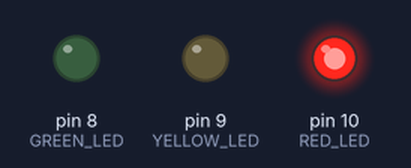
The sketch below on a simulated Arduino Uno, built with avr-gcc and run on an emulated ATmega328P. Parts: output pins drawn as LEDs (lit = HIGH).

Above: at 2.5 s.
At 6.0 s:
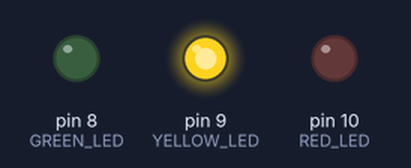
At 8.5 s:
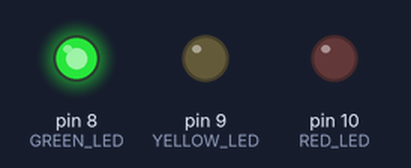
Timing chart, 0 to 13.0 s (numbered marks = the images above):
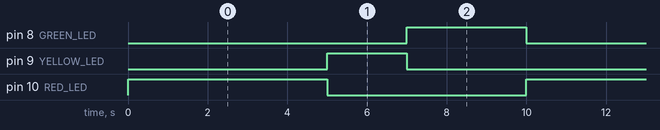

The sketch:

trafficlight3.ino
```cpp
#define RED_LED 10
#define YELLOW_LED 9
#define GREEN_LED 8

void setup() {
  pinMode(RED_LED, OUTPUT);
  pinMode(YELLOW_LED, OUTPUT);
  pinMode(GREEN_LED, OUTPUT);
}

void loop() {
  digitalWrite(RED_LED, HIGH);
  delay(5000);
  digitalWrite(RED_LED, LOW);

  digitalWrite(YELLOW_LED, HIGH);
  delay(2000);
  digitalWrite(YELLOW_LED, LOW);

  digitalWrite(GREEN_LED, HIGH);
  delay(3000);
  digitalWrite(GREEN_LED, LOW);
}


// Connections (Short):
// Red LED: Positive to pin 10 (via 220-ohm resistor), negative to GND.
// Yellow LED: Positive to pin 9 (via 220-ohm resistor), negative to GND.
// Green LED: Positive to pin 8 (via 220-ohm resistor), negative to GND.
```

Measured:
- by itself, pin 8 (GREEN_LED): alternates HIGH for 3.0 s and LOW for 7.0 s
- by itself, pin 9 (YELLOW_LED): alternates HIGH for 2.0 s and LOW for 8.0 s
- by itself, pin 10 (RED_LED): alternates HIGH for 5.0 s and LOW for 5.0 s
